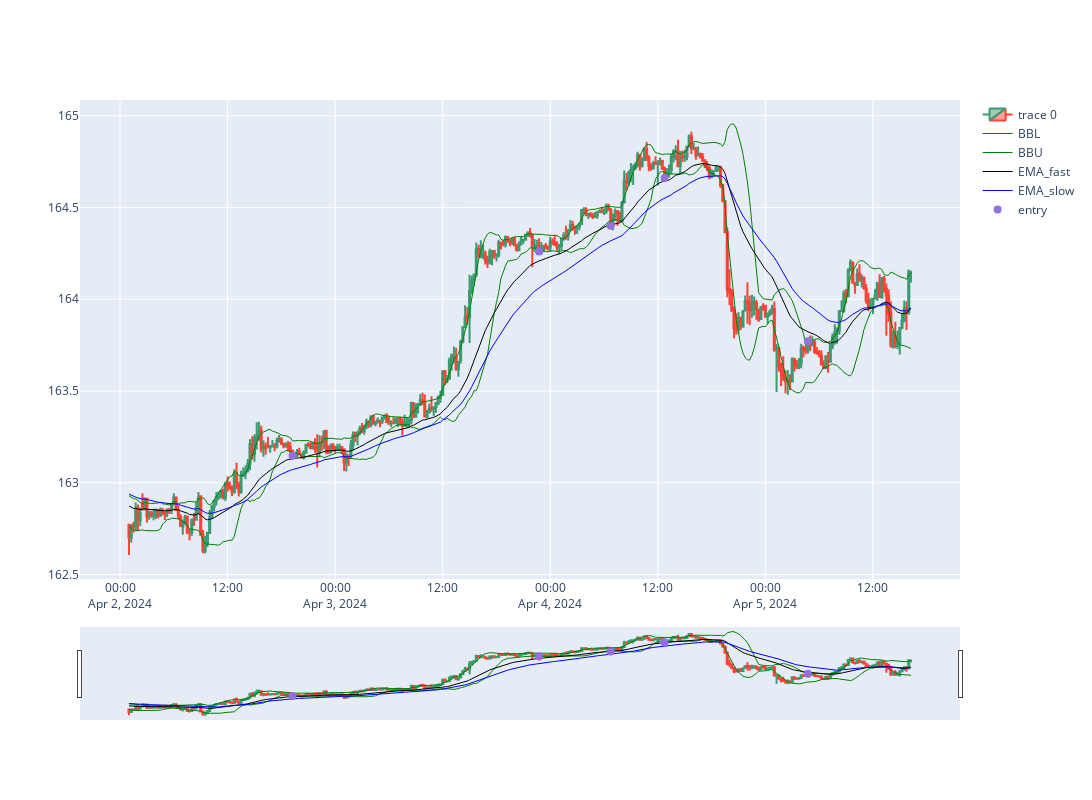

Notebook code cell kept with this figure:
### Code cell
import plotly.graph_objects as go
from plotly.subplots import make_subplots
from datetime import datetime
st=100
dfpl = df[st:st+350]
#dfpl.reset_index(inplace=True)
fig = go.Figure(data=[go.Candlestick(x=dfpl.index,
                open=dfpl['Open'],
                high=dfpl['High'],
                low=dfpl['Low'],
                close=dfpl['Close']),

                go.Scatter(x=dfpl.index, y=dfpl['BBL_15_1.5'], 
                           line=dict(color='green', width=1), 
                           name="BBL"),
                go.Scatter(x=dfpl.index, y=dfpl['BBU_15_1.5'], 
                           line=dict(color='green', width=1), 
                           name="BBU"),
                go.Scatter(x=dfpl.index, y=dfpl['EMA_fast'], 
                           line=dict(color='black', width=1), 
                           name="EMA_fast"),
                go.Scatter(x=dfpl.index, y=dfpl['EMA_slow'], 
                           line=dict(color='blue', width=1), 
                           name="EMA_slow")])

fig.add_scatter(x=dfpl.index, y=dfpl['pointpos'], mode="markers",
                marker=dict(size=8, color="MediumPurple"),
                name="entry")
fig.update_layout(width=1200, height=800)
fig.show()

### Figure 1 — Plotly figure (JSON) as saved in the notebook; plotly's stock layout.template omitted (floating-point values rounded to 4 significant figures; data arrays with more than 128 entries replaced by an {"elided": "..."} marker saying what was removed)
{"data": [{"close": {"elided": "350 float values"}, "high": {"elided": "350 float values"}, "low": {"elided": "350 float values"}, "open": {"elided": "350 float values"}, "type": "candlestick", "x": {"elided": "350 str values"}}, {"line": {"color": "green", "width": 1}, "name": "BBL", "type": "scatter", "x": {"elided": "350 str values"}, "y": {"elided": "350 float values"}}, {"line": {"color": "green", "width": 1}, "name": "BBU", "type": "scatter", "x": {"elided": "350 str values"}, "y": {"elided": "350 float values"}}, {"line": {"color": "black", "width": 1}, "name": "EMA_fast", "type": "scatter", "x": {"elided": "350 str values"}, "y": {"elided": "350 float values"}}, {"line": {"color": "blue", "width": 1}, "name": "EMA_slow", "type": "scatter", "x": {"elided": "350 str values"}, "y": {"elided": "350 float values"}}, {"marker": {"color": "MediumPurple", "size": 8}, "mode": "markers", "name": "entry", "type": "scatter", "x": {"elided": "350 str values"}, "y": {"elided": "350 float values"}}], "layout": {"height": 800, "width": 1200}}
